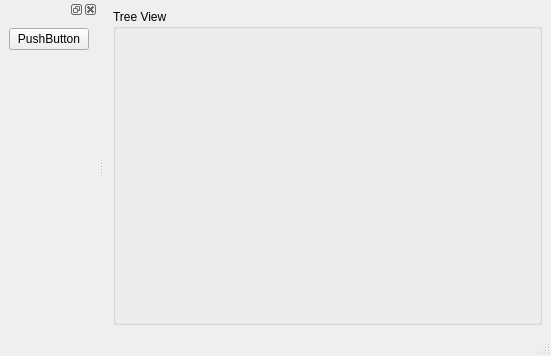
<?xml version="1.0" encoding="UTF-8"?>
<ui version="4.0">
 <class>MainWindow</class>
 <widget class="QMainWindow" name="MainWindow">
  <property name="geometry">
   <rect>
    <x>0</x>
    <y>0</y>
    <width>551</width>
    <height>356</height>
   </rect>
  </property>
  <property name="windowTitle">
   <string>PyTrees Viewer</string>
  </property>
  <property name="windowIcon">
   <iconset resource="main_window.qrc">
    <normaloff>:/resources/images/tuxrobot.png</normaloff>:/resources/images/tuxrobot.png</iconset>
  </property>
  <widget class="QWidget" name="central_layout">
   <layout class="QHBoxLayout" name="horizontalLayout">
    <item>
     <widget class="WebViewGroupBox" name="groupBox">
      <property name="title">
       <string>Tree View</string>
      </property>
     </widget>
    </item>
   </layout>
  </widget>
  <widget class="QMenuBar" name="menubar">
   <property name="geometry">
    <rect>
     <x>0</x>
     <y>0</y>
     <width>551</width>
     <height>29</height>
    </rect>
   </property>
   <property name="defaultUp">
    <bool>false</bool>
   </property>
  </widget>
  <widget class="QStatusBar" name="statusbar"/>
  <widget class="QDockWidget" name="dockWidget">
   <attribute name="dockWidgetArea">
    <number>1</number>
   </attribute>
   <widget class="QWidget" name="dockWidgetContents">
    <layout class="QVBoxLayout" name="verticalLayout">
     <item>
      <widget class="QPushButton" name="pushButton">
       <property name="text">
        <string>PushButton</string>
       </property>
      </widget>
     </item>
     <item>
      <spacer name="verticalSpacer">
       <property name="orientation">
        <enum>Qt::Vertical</enum>
       </property>
       <property name="sizeHint" stdset="0">
        <size>
         <width>20</width>
         <height>218</height>
        </size>
       </property>
      </spacer>
     </item>
    </layout>
   </widget>
  </widget>
 </widget>
 <customwidgets>
  <customwidget>
   <class>WebViewGroupBox</class>
   <extends>QGroupBox</extends>
   <header>py_trees_ros_viewer.gui.web_view</header>
   <container>1</container>
  </customwidget>
 </customwidgets>
 <resources>
  <include location="main_window.qrc"/>
 </resources>
 <connections/>
</ui>
